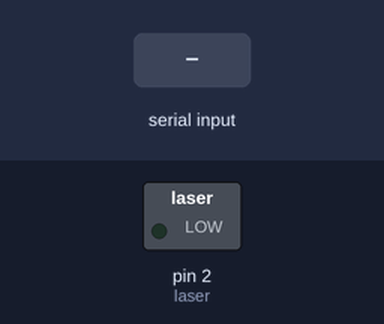
A sketch run on a simulated Arduino Uno, built with avr-gcc and run on an emulated ATmega328P. Shown: switched loads named in the sketch (green lamp = pin HIGH). Inputs (shaded band) come from the test bench. What the sketch prints to the serial monitor is not drawn.

Above: at 1.2 s.
1.3 s: "1" received over Serial
At 1.6 s:
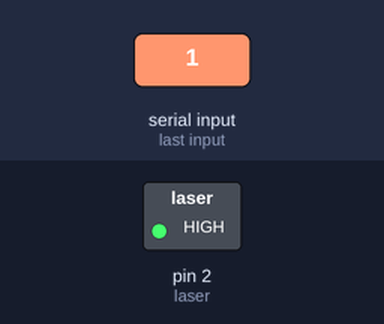
Timing chart, 0 to 4.8 s (numbered marks = the images above; inputs shaded):
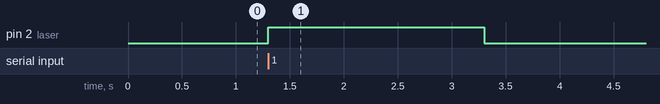

The sketch:

predajnikvremenska.ino
```cpp
#define laser 2


volatile float vreme=0;
const int t0 = 1000;
const int t1 = 2000;
const int tp = 500;
//izmeniti kasnije!!

void milipauza(double v){
  double pocetak = vreme;
  while(vreme-pocetak<=v){
  }
}

void setup() {
  Serial.begin(9600);
  pinMode(laser, OUTPUT);
  TCCR1A = 0b00000000;
  TCCR1B = 0b00001011;
  OCR1A = 250;
  TCNT1=0;
  TIMSK1=0B00000010;
}

ISR(TIMER1_COMPA_vect)
{
  vreme++;
}

void sendSignalDir(char incomingByte){
  if(incomingByte=='1'){
      digitalWrite(laser, HIGH);
      Serial.println("HIGH");
      milipauza(tp);
      digitalWrite(laser, LOW);
      Serial.print(incomingByte);
    }else if(incomingByte=='0'){
      digitalWrite(laser,LOW);
      Serial.println("LOW");
      milipauza(tp);
      Serial.print(incomingByte);
    }
}

void sendSignal(char incomingByte){
  if(incomingByte=='1'){
      digitalWrite(laser, HIGH);
      delay(t1);
      Serial.print(incomingByte);
    }else if(incomingByte=='0'){
      digitalWrite(laser,HIGH);
      delay(t0);
      Serial.print(incomingByte);
    }
    digitalWrite(laser,LOW);
    delay(tp);
}

void loop() {
  if (Serial.available() > 0) {
    char incomingByte = Serial.read();
    //Serial.println(incomingByte);
    //Serial.print(incomingByte);
    sendSignal(incomingByte);
  }
}
```

Measured:
- after the input at 1.3 s, pin 2 (laser): LOW → HIGH at once, → LOW 2.0 s later
